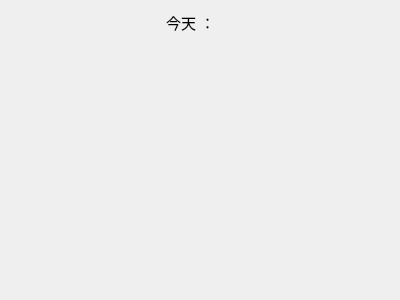
<?xml version="1.0" encoding="UTF-8"?>
<ui version="4.0">
 <class>Today_Acts</class>
 <widget class="QWidget" name="Today_Acts">
  <property name="geometry">
   <rect>
    <x>0</x>
    <y>0</y>
    <width>400</width>
    <height>300</height>
   </rect>
  </property>
  <property name="windowTitle">
   <string>Form</string>
  </property>
  <property name="styleSheet">
   <string notr="true">*[mandatoryFieldr=&quot;true&quot;]{background-color: rgb(174, 255, 184);}</string>
  </property>
  <layout class="QVBoxLayout" name="verticalLayout">
   <item>
    <layout class="QGridLayout" name="gridLayout_3">
     <property name="sizeConstraint">
      <enum>QLayout::SetMaximumSize</enum>
     </property>
     <item row="0" column="3">
      <widget class="ClockWidget" name="widget_4" native="true">
       <property name="maximumSize">
        <size>
         <width>128</width>
         <height>16777215</height>
        </size>
       </property>
       <property name="layoutDirection">
        <enum>Qt::LeftToRight</enum>
       </property>
       <property name="autoFillBackground">
        <bool>false</bool>
       </property>
       <property name="styleSheet">
        <string notr="true">position:absolute;
right:0px;</string>
       </property>
      </widget>
     </item>
     <item row="0" column="2">
      <widget class="QLabel" name="label_5">
       <property name="sizePolicy">
        <sizepolicy hsizetype="Preferred" vsizetype="Maximum">
         <horstretch>0</horstretch>
         <verstretch>0</verstretch>
        </sizepolicy>
       </property>
       <property name="maximumSize">
        <size>
         <width>16777215</width>
         <height>300</height>
        </size>
       </property>
       <property name="layoutDirection">
        <enum>Qt::RightToLeft</enum>
       </property>
       <property name="styleSheet">
        <string notr="true">font-size:15px;
border: 2px black solid;</string>
       </property>
       <property name="text">
        <string>今天 ：</string>
       </property>
      </widget>
     </item>
     <item row="0" column="0">
      <widget class="QLabel" name="label_3">
       <property name="text">
        <string/>
       </property>
      </widget>
     </item>
     <item row="0" column="1">
      <spacer name="horizontalSpacer_4">
       <property name="orientation">
        <enum>Qt::Horizontal</enum>
       </property>
       <property name="sizeType">
        <enum>QSizePolicy::Maximum</enum>
       </property>
       <property name="sizeHint" stdset="0">
        <size>
         <width>40</width>
         <height>20</height>
        </size>
       </property>
      </spacer>
     </item>
    </layout>
   </item>
   <item>
    <spacer name="verticalSpacer_4">
     <property name="orientation">
      <enum>Qt::Vertical</enum>
     </property>
     <property name="sizeHint" stdset="0">
      <size>
       <width>20</width>
       <height>245</height>
      </size>
     </property>
    </spacer>
   </item>
   <item>
    <widget class="ClockWidget" name="widget_3" native="true">
     <property name="maximumSize">
      <size>
       <width>128</width>
       <height>16777215</height>
      </size>
     </property>
     <property name="layoutDirection">
      <enum>Qt::LeftToRight</enum>
     </property>
     <property name="autoFillBackground">
      <bool>false</bool>
     </property>
     <property name="styleSheet">
      <string notr="true">position:absolute;
right:0px;</string>
     </property>
    </widget>
   </item>
  </layout>
 </widget>
 <customwidgets>
  <customwidget>
   <class>ClockWidget</class>
   <extends>QWidget</extends>
   <header>clockwidget.h</header>
   <container>1</container>
  </customwidget>
 </customwidgets>
 <resources/>
 <connections/>
</ui>
